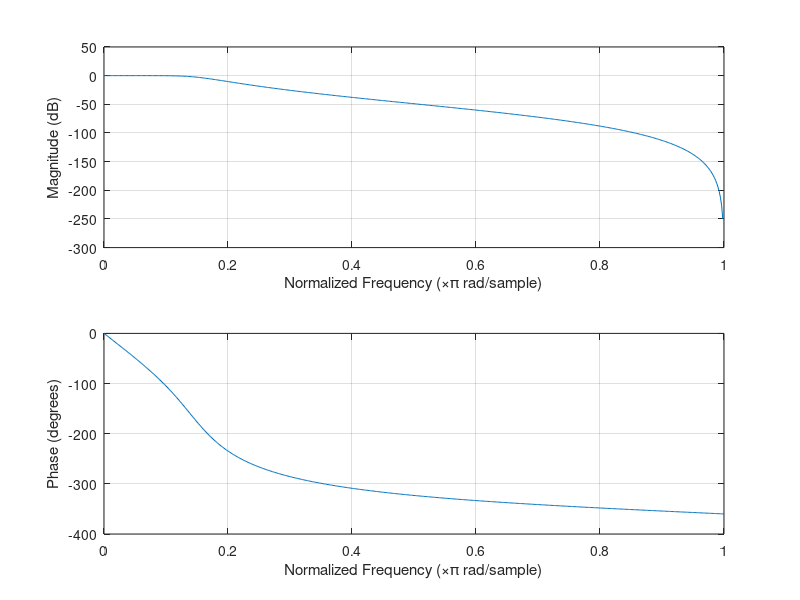
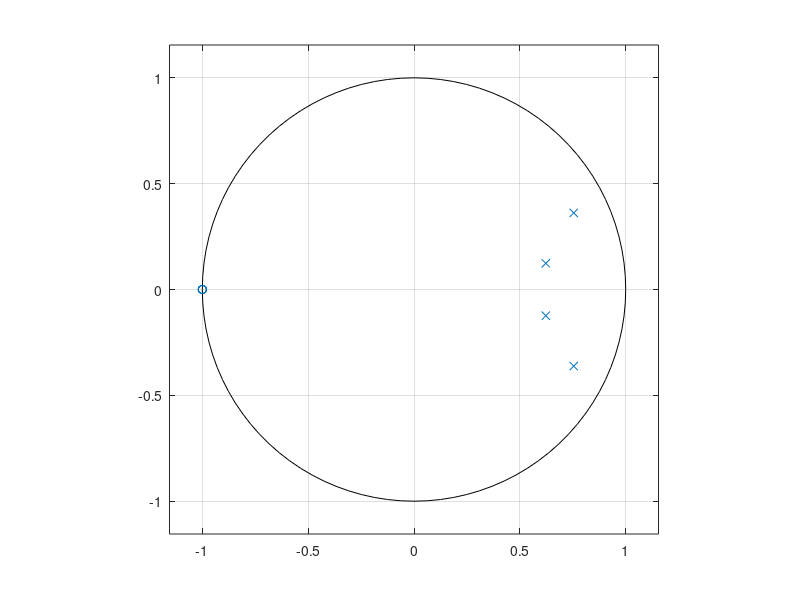

The MATLAB source for these figures, in order: (Note: this script raises an error after producing the figures.)
%% Pelles rod ;)

omegac = 12.5; %Cutoff freq
omegas = 35;
nq = omegas*2; % nyquist freq

[b,a] = butter(2,omegac/nq);
freqz(b,a)
%%

Wp = 10/nq;  %Passband
Ws = 15/nq;  %Stopband

[n,Wn] = buttord(Wp,Ws,2,11);







[B,A] = butter(n,Wn);

%plot mag anf phase
figure(1)   
freqz(B,A)
%make z-plane 
figure(2)
zplane(B,A)

%% Plot without normalization
[z,p,k] = butter(n,Wn);
sos = zp2sos(z,p,k);

figure(3)
freqz(sos,529,2*35*pi)
title(sprintf('n = %d Butterworth Lowpass Filter',n))
xlabel(subplot(2,1,1),'Omega')
xlabel(subplot(2,1,2),'Omega')
